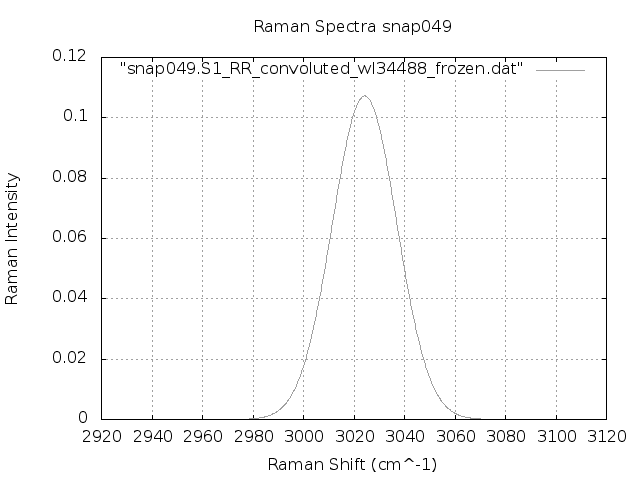

The script that saved this image:
set terminal png
set output "snap049.S1.RamanSpectra_frozen.png"
set xlabel "Raman Shift (cm^-1)"
set ylabel "Raman Intensity"
set title "Raman Spectra snap049"
set grid
set autoscale
set xrange [:]
set yrange [:]
plot "snap049.S1_RR_convoluted_wI34488_frozen.dat" with lines lc "red"
exit
